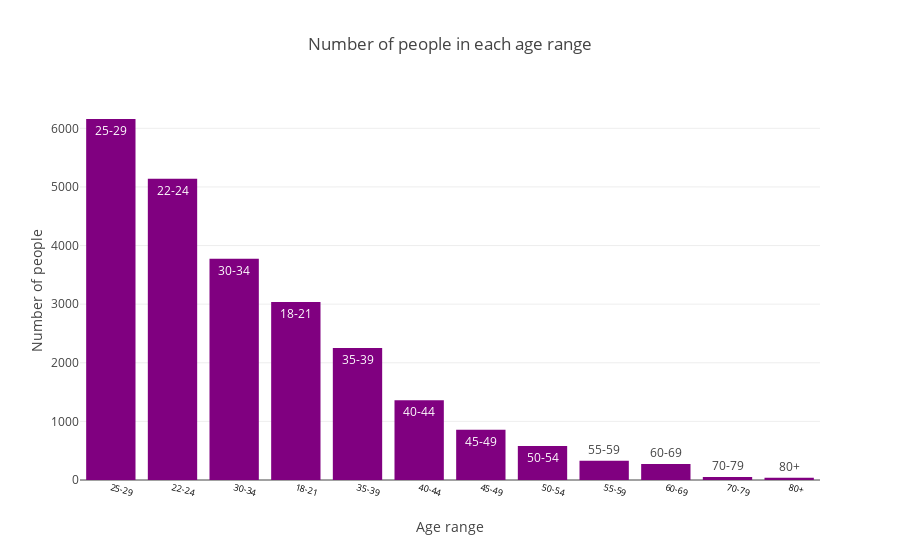

Write notebook code for a chart like this one.
### Code cell
draw_trace_bar(get_categories(multiple_df,'Q2'), "Number of people in each age range", "Age range", "Number of people", "Purple")

### Figure 1 — Plotly figure (JSON) as saved in the notebook; plotly's stock layout.template omitted (floating-point values rounded to 4 significant figures)
{"data": [{"marker": {"color": "Purple"}, "text": ["25-29", "22-24", "30-34", "18-21", "35-39", "40-44", "45-49", "50-54", "55-59", "60-69", "70-79", "80+"], "type": "bar", "uid": "62d0e566-99b1-4eed-be75-39bb815f4c70", "x": ["25-29", "22-24", "30-34", "18-21", "35-39", "40-44", "45-49", "50-54", "55-59", "60-69", "70-79", "80+"], "y": [6159, 5141, 3776, 3037, 2253, 1360, 858, 582, 328, 273, 53, 39]}], "layout": {"hovermode": "closest", "title": "Number of people in each age range", "xaxis": {"showticklabels": true, "tickangle": 15, "tickfont": {"color": "black", "size": 9}, "title": "Age range"}, "yaxis": {"title": "Number of people"}}}
